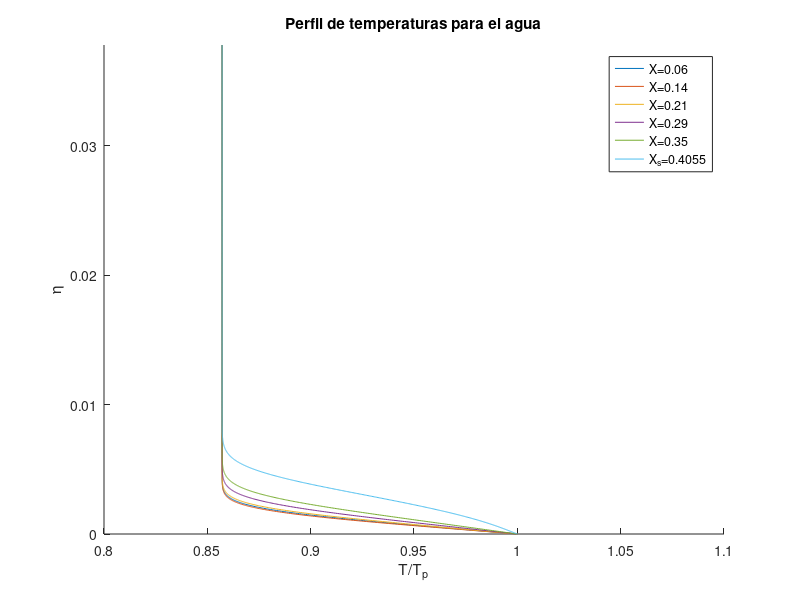

The MATLAB script that drew this image:

clc; close all; clear all;
%
%%*** Número de Reynolds, Pr, Ec, igas ****
Re=7*10^4; Pr=6.7; Ec=0; igas=0; %Cambiamos valores para agua o gas%
%Mallado en eta y xi
etamin=0; 
etamax=10/sqrt(Re); Neta=2000; 
heta=(etamax-etamin)/(Neta-1); 
eta(1:Neta)=etamin+((1:Neta)-1)*heta;
ximin=0.001; 
ximax=pi/2; Nxi=3000; 
hxi=(ximax-ximin)/(Nxi-1); 
xi(1:Nxi)=ximin+((1:Nxi)-1)*hxi;
%
% Matrices derivadas en eta 
D1=sparse(Neta,Neta); 
D2=sparse(Neta,Neta);
for j=2:Neta-1
  D1(j,j-1)=-1/2/heta;
  D1(j,j+1)=1/2/heta;
  D2(j,j-1)=1/heta^2; 
  D2(j,j)=-2/heta^2; 
  D2(j,j+1)=1/heta^2;
end
%
%%%%%%%%CORRIENTE EXTERIOR EXPERIMENTAL%%%%%%%%%%%%%%%%%%%
xiexp=[0 7.45 14.16 23.11 26.83 30.56 38.01 40.99 50 55 60 65 70 75 80 90 100 180]*pi/180/2;
cpexp=[1 0.97 0.82 0.53 0.40 0.28 -0.10 -0.25 -0.9 -1.1 -1.2 -1.3 -1.35 -1.3 -1.16 -1.17 -1.17 -1.17];
for k=1:Nxi, 
    cpe(k)=interp1(xiexp,cpexp,xi(k));
    ue(k)=sqrt(1-cpe(k));
end
duedxi(2:Nxi)=(ue(2:Nxi)-ue(1:Nxi-1))/hxi;
%%%%%%%%%%%%%%%%%%%%%%%%%%%%%%%%%%%%
if igas==1, 
    Thetae(1:Nxi)=1-Ec/2*(1-ue.^2);
else
    Thetae(1:Nxi)=1;
end
%Valores en estacion inicial n=1
% (es la n-1 para n=2) 
unm1(1:Neta)=ue(1);
vnm1(1:Neta)=0;
%
Thetanm1(1:Neta)=Thetae(1);
% Pintar solución en Nplot estaciones xiplot: 
X(1:Nxi)=1/2*(1-cos(2*xi));
Nplot=7;
Xplot=[0.06 0.14 0.21 0.29 0.35 0.4055 1]; 
icont=1;
%

%Avance en estaciones
for n=2:Nxi,
    % Matrices del sistema y r
    Mv=spdiags(vnm1',0,Neta,Neta);
    Mu=spdiags(unm1',0,Neta,Neta)/hxi; 
    A=-1/Re*D2+Mv*D1+Mu; 
    r=unm1.^2/hxi+ue(n)*duedxi(n);
%
%implementar condiciones de contorno
    A(1,:)=0; A(1,1)=1; r(1)=0;
    A(Neta,:)=0; A(Neta,Neta)=1;
    r(Neta)=ue(n);
% %Solución
    un=(A\r')';
    % Cálculo de cf(xi_n)
    cf(n)=2/Re*un(2)/heta; 

% Cálculo de vn
    dudxi=(un-unm1)/hxi;
    vn(1)=0;
    for j=2:Neta
    vn(j)=vn(j-1)-0.5*heta*(dudxi(j)+dudxi(j-1));
    end
   
%% 
Mat_un=spdiags(un',0,Neta,Neta)/hxi; 
Mat_vn=spdiags(vn',0,Neta,Neta); 
Atheta=Mat_un+Mat_vn*D1-D2/Re/Pr; 
rtheta=un.*Thetanm1/hxi-(D1*un')'.^2*Ec/Re+igas*Ec*un*ue(n)*duedxi(n); 
Atheta(1,:)=0; 
Atheta(1,1)=1; rtheta(1)=0;
Atheta(Neta,:)=0; 
Atheta(Neta,Neta)=1; 
rtheta(Neta)=Thetae(n); 
Thetan=(Atheta\rtheta')'; 
dThetadeta_0(n)=Thetan(2)/heta;
hold on 

%Pintamos perfil de temperaturas
if X(n)>= Xplot(icont) || un(2)<=0 
plot(1+(300-350)/350*Thetan,eta) 
legend('X=0.06','X=0.14','X=0.21','X=0.29','X=0.35','X_s=0.4055')
title('Perfil de temperaturas para el agua')
xlabel('T/T_p')
ylabel('\eta')
axis([0.8 1.1 etamin etamax]); 



% Actualizar u y T para próximaestación
 if un(2)<=0 
    ns=n;
    break 
 end
icont=icont+1
end
unm1=un; vnm1=vn;

 Thetanm1=Thetan;
end

%punto de separación%
[X(ns)]
%Cálculo de Nusselt%
sigma=1
Nu=trapz(xi(2:ns),dThetadeta_0(2:ns)); 
Nu_corr=(0.75-0.16*exp(- 0.018/sigma^3.1))*Re^0.5*Pr^(1/3);
[Nu Nu_corr]
%**********************
%
